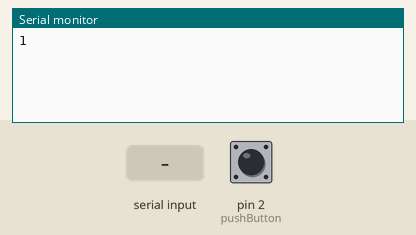
This sketch was run on a simulated Arduino Leonardo, built with avr-gcc and run on an emulated ATmega32U4. On the bench: the last lines printed to the serial monitor. The inputs (shaded band) are chosen by the test bench; at power-on: pin 2 (pushButton) HIGH. USB keyboard and mouse output is not drawn.

Above: at 1.2 s.
1.3 s: "u" received over Serial
At 2.5 s:
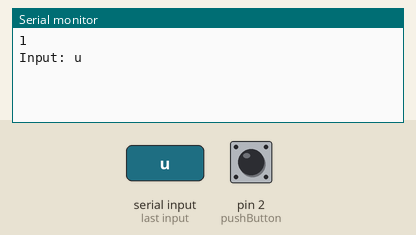
2.8 s: "d" received over Serial
At 3.6 s:
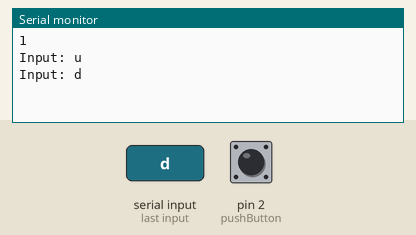
4.3 s: "l" received over Serial
At 4.7 s:
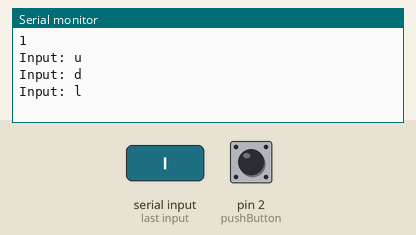
5.8 s: "r" received over Serial
At 7.0 s:
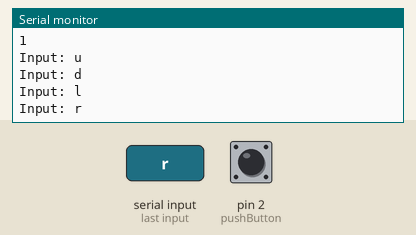
7.3 s: "m" received over Serial
At 8.2 s:
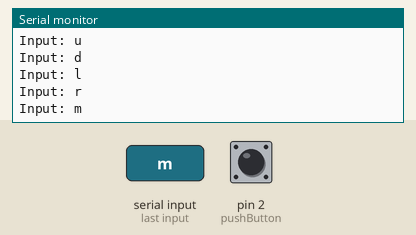
8.8 s: pin 2 (pushButton) pulled LOW for 0.15 s
At 10.1 s:
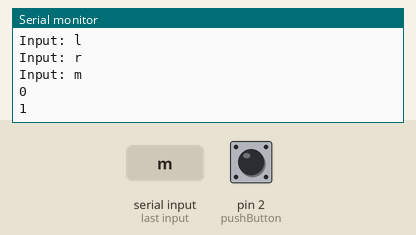

Measured:
- after the input at 1.3 s, the serial monitor: prints a new line at once (image 1)
- after the input at 2.8 s, the serial monitor: prints a new line at once (image 2)
- after the input at 4.3 s, the serial monitor: prints a new line at once (image 3)
- after the input at 5.8 s, the serial monitor: prints a new line at once (image 4)
- after the input at 7.3 s, the serial monitor: prints a new line at once (image 5)
- after the input at 8.8 s, the serial monitor: prints a new line at once (image 6)

The sketch:

MouseSerial.ino
```cpp
// Button test circuit: https://www.arduino.cc/en/Tutorial/DigitalReadSerial
// Plus mouse tester: https://www.arduino.cc/en/Tutorial/KeyboardAndMouseControl?from=Tutorial.KeybaordAndMouseControl
#include <Mouse.h>

// digital pin 2 has a pushbutton attached to it. Give it a name:
int pushButton = 2;
int lastState = -1;

// the setup routine runs once when you press reset:
void setup() {
  // initialize serial communication at 9600 bits per second:
  Serial.begin(9600);
  Mouse.begin();
  // make the pushbutton's pin an input:
  pinMode(pushButton, INPUT);
  //delay(1000);
  //Serial.println("Initialized");
}

// the loop routine runs over and over again forever:
void loop() {
  // read the input pin:
  int buttonState = digitalRead(pushButton);

  if (buttonState != lastState){
    // print out the state of the button:
    Serial.println(buttonState);
  }

  if (Serial.available() > 0) {
    char inChar = Serial.read();
    Serial.println((String)"Input: " + inChar);
    switch (inChar) {
      case 'u':
        // move mouse up
        Mouse.move(0, -40);
        break;
      case 'd':
        // move mouse down
        Mouse.move(0, 40);
        break;
      case 'l':
        // move mouse left
        Mouse.move(-40, 0);
        break;
      case 'r':
        // move mouse right
        Mouse.move(40, 0);
        break;
      case 'm':
        // perform mouse left click
        Mouse.click(MOUSE_LEFT);
        break;
    }
  }
  lastState = buttonState;
  delay(1);        // delay in between reads for stability
}
```
